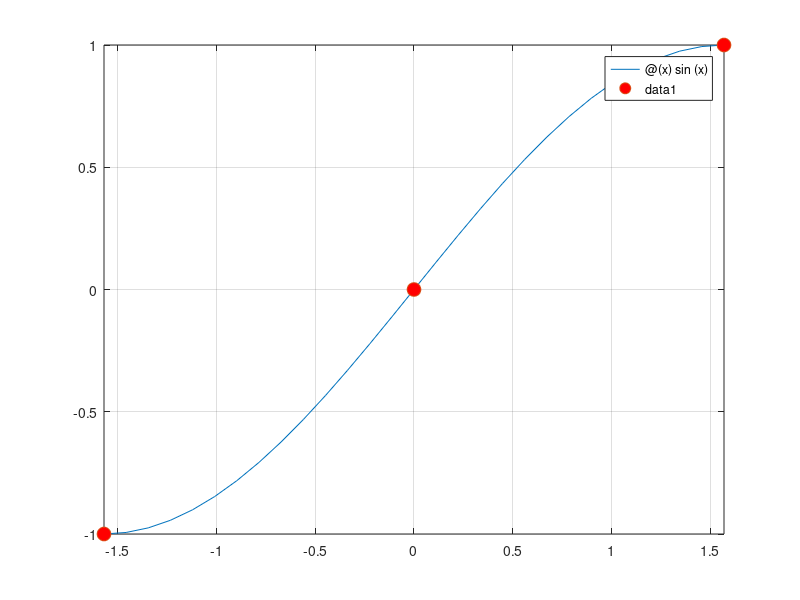

Write the MATLAB code that produced this figure. (Note: this script raises an error after producing the figure.)
%% EXC4
%%
figure(1);
f=@(x)sin(x);
n=2;
X=linspace(-pi/2,pi/2,n+1);
Y=f(X);
fplot(f,[-pi/2,pi/2]);
hold on;
grid on;
plot(X,Y,'o','MarkerFaceColor','r','Markersize',10);
syms x;
df=diff(f(x),x);
df=matlabFunction(df,'vars',{x});
dfa=df(-pi/2);
xgr=linspace(-pi/2,pi/2,100);
for i=1:length(xgr)
    [S(i),ds(i)]=SplineP(X,Y,xgr(i),dfa);
end
plot(xgr,S,'o','MarkerFaceColor','b','Markersize',10);
figure(2)
fplot(df,[-pi/2,pi/2]);
hold on;
grid on;
plot(xgr,ds,'o','MarkerFaceColor','b','Markersize',10);
%%
figure(3);
f=@(x)sin(x);
n=4;
X=linspace(-pi/2,pi/2,n+1);
Y=f(X);
fplot(f,[-pi/2,pi/2]);
hold on;
grid on;
plot(X,Y,'o','MarkerFaceColor','r','Markersize',10);
syms x;
df=diff(f(x),x);
df=matlabFunction(df,'vars',{x});
dfa=df(-pi/2);
xgr=linspace(-pi/2,pi/2,100);
for i=1:length(xgr)
    [S(i),ds(i)]=SplineP(X,Y,xgr(i),dfa);
end
plot(xgr,S,'o','MarkerFaceColor','b','Markersize',10);
figure(4)
fplot(df,[-pi/2,pi/2]);
hold on;
grid on;
plot(xgr,ds,'o','MarkerFaceColor','b','Markersize',10);
%%
figure(5);
f=@(x)sin(x);
n=10;
X=linspace(-pi/2,pi/2,n+1);
Y=f(X);
fplot(f,[-pi/2,pi/2]);
hold on;
grid on;
plot(X,Y,'o','MarkerFaceColor','r','Markersize',10);
syms x;
df=diff(f(x),x);
df=matlabFunction(df,'vars',{x});
dfa=df(-pi/2);
xgr=linspace(-pi/2,pi/2,100);
for i=1:length(xgr)
    [S(i),ds(i)]=SplineP(X,Y,xgr(i),dfa);
end
plot(xgr,S,'o','MarkerFaceColor','b','Markersize',10);
figure(6)
fplot(df,[-pi/2,pi/2]);
hold on;
grid on;
plot(xgr,ds,'o','MarkerFaceColor','b','Markersize',10);
%%
f=@(x)sin(x);
n=10;
X=linspace(-pi/2,pi/2,n+1);
Y=f(X);
xgr=linspace(-pi/2,pi/2,100);
[y,ypr]=SplinePv(X,Y,xgr,dfa)